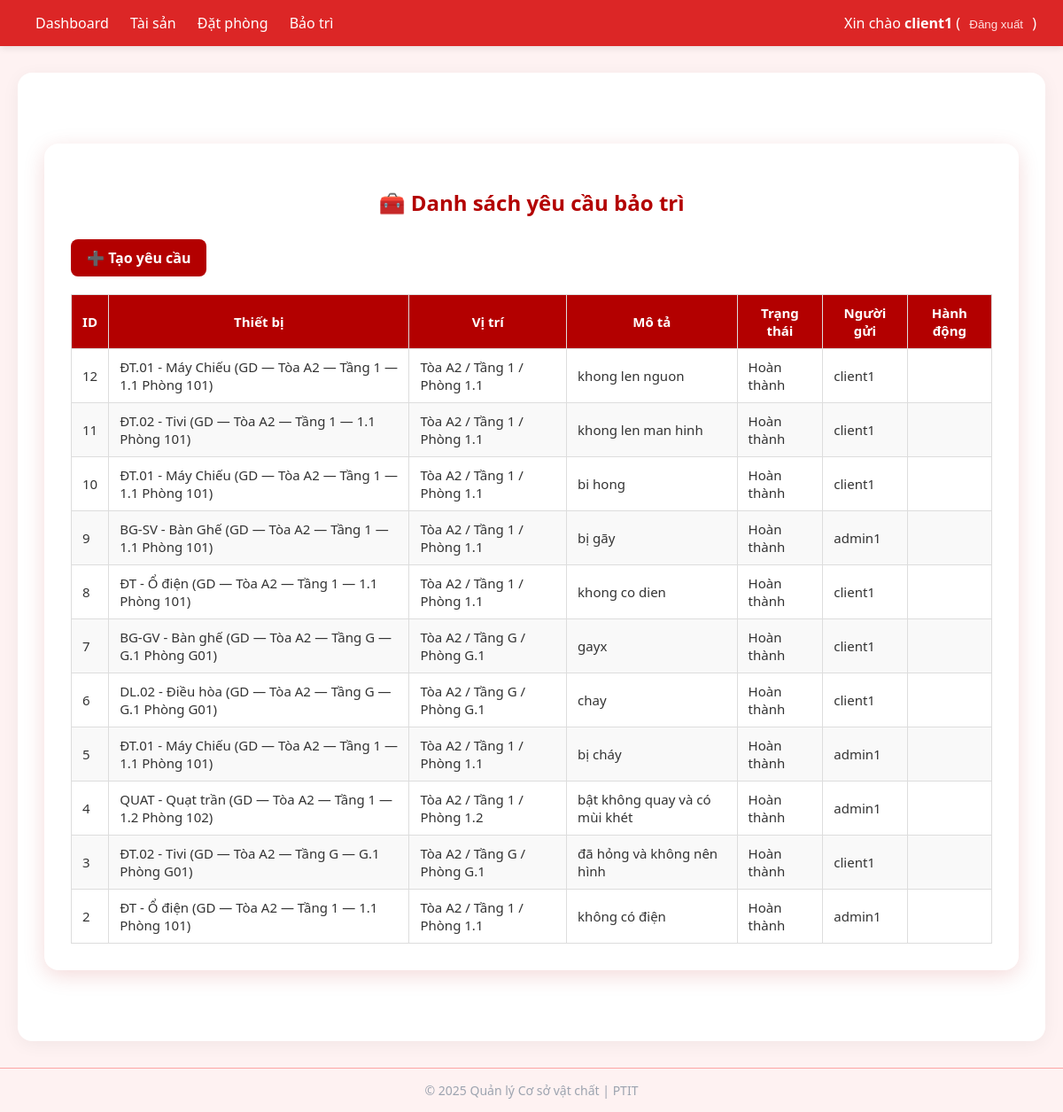
Page /maintenance/ (signed in) on the committed database.
### core/models.py (models this page shows, shortened)
class MaintenanceRequest(models.Model):
    STATUS_PENDING = 'pending'
    STATUS_IN_PROGRESS = 'in_progress'
    STATUS_DONE = 'done'
    STATUS_CHOICES = [
        (STATUS_PENDING, 'Đang chờ'),
        (STATUS_IN_PROGRESS, 'Đang xử lý'),
        (STATUS_DONE, 'Hoàn thành'),
    ]
    equipment = models.ForeignKey(Equipment, on_delete=models.CASCADE, related_name='requests', null=True, blank=True)
    created_by = models.ForeignKey(settings.AUTH_USER_MODEL, on_delete=models.SET_NULL, null=True, blank=True)
    description = models.TextField()
    note = models.TextField(blank=True)
    status = models.CharField(max_length=20, choices=STATUS_CHOICES, default=STATUS_PENDING)
    created_at = models.DateTimeField(auto_now_add=True)
    updated_at = models.DateTimeField(auto_now=True)

class Equipment(models.Model):
    STATUS_READY = 'ready'
    STATUS_MAINT = 'maint'
    STATUS_BROKEN = 'broken'
    STATUS_CHOICES = [
        (STATUS_READY, 'Sẵn sàng'),
        (STATUS_MAINT, 'Đang bảo trì'),
        (STATUS_BROKEN, 'Đã hỏng'),
    ]
    room = models.ForeignKey(Room, on_delete=models.CASCADE, related_name='equipments')
    code = models.CharField(max_length=50)
    name = models.CharField(max_length=200)
    description = models.TextField(blank=True)
    status = models.CharField(max_length=10, choices=STATUS_CHOICES, default=STATUS_READY)
    class Meta:
        unique_together = ('room', 'code')
    def __str__(self):
        return f"{self.code} - {self.name} ({self.room})"

class Room(models.Model):
    ROOM_READY = 'ready'
    ROOM_OCCUPIED = 'occupied'
    ROOM_MAINTENANCE = 'maintenance'
    ROOM_STATUS_CHOICES = [
        (ROOM_READY, 'Sẵn sàng'),
        (ROOM_OCCUPIED, 'Đang được sử dụng'),
        (ROOM_MAINTENANCE, 'Đang sửa chữa'),
    ]
    floor = models.ForeignKey(Floor, on_delete=models.CASCADE, related_name='rooms')
    code = models.CharField(max_length=50)
    name = models.CharField(max_length=200, blank=True)
    status = models.CharField(
        max_length=15,
        choices=ROOM_STATUS_CHOICES,
        default=ROOM_READY
    )
    class Meta:
        unique_together = ('floor', 'code')
    def __str__(self):
        floor_label = str(self.floor)
        room_label = f"{self.code} {self.name}".strip()
        return f"{floor_label} — {room_label}"

class Floor(models.Model):
    building = models.ForeignKey(Building, on_delete=models.CASCADE, related_name='floors')
    number = models.CharField(max_length=20)
    name = models.CharField(max_length=200, blank=True)
    class Meta:
        unique_together = ('building', 'number')
    def __str__(self):
        building_part = f"{self.building.code} — {self.building.name}"
        floor_part = self.name if self.name else f"Tầng {self.number}"
        return f"{building_part} — {floor_part}"

class Building(models.Model):
    code = models.CharField(max_length=50, unique=True)
    name = models.CharField(max_length=200)
    description = models.TextField(blank=True)

### core/views.py (the view)
# urls.py: path('maintenance/', views.maintenance_list, name='maintenance_list'),
@login_required
def maintenance_list(request):
    requests = MaintenanceRequest.objects.select_related('equipment__room__floor__building', 'created_by').all().order_by('-created_at')
    return render(request, 'core/maintenance_list.html', {'requests': requests})

### templates/core/maintenance_list.html (shortened to what this page needs)
{% extends 'core/base.html' %}
{% block content %}
<div class="maint-table-container">
  <h2>🧰 Danh sách yêu cầu bảo trì</h2>
  <a class="button" href="{% url 'maintenance_create' %}">➕ Tạo yêu cầu</a>
  <table>
    <thead>
      <tr>
        <th>ID</th>
        <th>Thiết bị</th>
        <th>Vị trí</th>
        <th>Mô tả</th>
        <th>Trạng thái</th>
        <th>Người gửi</th>
        <th>Hành động</th>
      </tr>
    </thead>
    <tbody>
      {% for r in requests %}
        <tr>
          <td>{{ r.id }}</td>
          <td>{{ r.equipment }}</td>
          <td>{{ r.equipment.room.floor.building.name }} /
              Tầng {{ r.equipment.room.floor.number }} /
              Phòng {{ r.equipment.room.code }}</td>
          <td>{{ r.description }}</td>
          <td>{{ r.get_status_display }}</td>
          <td>{{ r.created_by }}</td>
          <td>
          </td>
        </tr>
      {% empty %}
        <tr><td colspan="7" style="text-align:center;">Không có yêu cầu</td></tr>
      {% endfor %}
    </tbody>
  </table>
</div>
{% endblock %}

### templates/core/base.html (shortened to what this page needs)
<!doctype html>
<html lang="vi">
  <head>
    <link rel="stylesheet" href="https://cdnjs.cloudflare.com/ajax/libs/mini.css/3.0.1/mini-default.min.css">
  </head>
  <body>
    <header>
      <div class="nav-links">
        <a href="{% url 'dashboard' %}">Dashboard</a>
        <a href="{% url 'asset_hierarchy' %}">Tài sản</a>
        <a href="{% url 'room_booking_list' %}">Đặt phòng</a>
        <a href="{% url 'maintenance_list' %}">Bảo trì</a>
      </div>
      <div class="user-info">
        {% if user.is_authenticated %}
          Xin chào <strong>{{ user.username }}</strong> (
          <form method="post" action="{% url 'logout' %}" style="display:inline">
            <button type="submit">Đăng xuất</button>
          </form>
          )
        {% else %}
          <a href="{% url 'login' %}">Đăng nhập</a>
        {% endif %}
      </div>
    </header>
    <main class="container">
      {% block content %}{% endblock %}
    </main>
    <footer>
      © 2025 Quản lý Cơ sở vật chất | PTIT
    </footer>
  </body>
</html>

### templates/core/base.html (style rules this page uses)
body { background: #fef2f2; font-family: "Segoe UI", Roboto, sans-serif; margin: 0; color: #333; }
header { background: #dc2626; color: white; padding: 15px 30px; display: flex; align-items: center; justify-content: space-between; box-shadow: 0 2px 8px rgba(0,0,0,0.1); }
header a { color: white; text-decoration: none; font-weight: 500; margin: 0 10px; transition: color 0.3s; }
header form button { color: #fee2e2; font-weight: 500; border: none; background: none; cursor: pointer; transition: color 0.3s; }
main.container { max-width: 1100px; margin: 30px auto; background: white; padding: 30px; border-radius: 16px; box-shadow: 0 4px 20px rgba(0,0,0,0.05); animation: fadeIn 0.4s ease-in-out; }
h1, h2, h3 { color: #991b1b; }
footer { text-align: center; padding: 15px; color: #9ca3af; font-size: 14px; background: #fef2f2; border-top: 1px solid #fca5a5; }

### templates/core/maintenance_list.html (style rules this page uses)
.maint-table-container { max-width: 1100px; margin: 50px auto; background: #fff; padding: 30px; border-radius: 16px; box-shadow: 0 6px 25px rgba(179, 0, 0, 0.15); animation: fadeIn 0.4s ease-in-out; font-family: "Segoe UI", sans-serif; }
.maint-table-container h2 { text-align: center; color: #b30000; font-weight: 700; margin-bottom: 25px; }
.maint-table-container .button { display: inline-block; background-color: #b30000; color: white; padding: 10px 18px; border-radius: 8px; text-decoration: none; font-weight: 600; margin-bottom: 20px; transition: background 0.3s, transform 0.2s; }
.maint-table-container table { width: 100%; border-collapse: collapse; font-size: 15px; }
.maint-table-container th, .maint-table-container td { border: 1px solid #ddd; padding: 10px 12px; text-align: left; vertical-align: middle; }
.maint-table-container th { background-color: #b30000; color: white; text-align: center; }
.maint-table-container tr:nth-child(even) { background-color: #f9f9f9; }
.maint-table-container a { color: #b30000; font-weight: 600; text-decoration: none; }

### rows in the picture
MaintenanceRequest: id "12", equipment "ĐT.01 - Máy Chiếu (GD — Tòa A2 — Tầng 1 — 1.1 Phòng 101)", equipment.room.floor.building.name "Tòa A2", equipment.room.floor.number "1", equipment.room.code "1.1", description "khong len nguon", status "Hoàn thành", created_by "client1"
MaintenanceRequest: id "11", equipment "ĐT.02 - Tivi (GD — Tòa A2 — Tầng 1 — 1.1 Phòng 101)", equipment.room.floor.building.name "Tòa A2", equipment.room.floor.number "1", equipment.room.code "1.1", description "khong len man hinh", status "Hoàn thành", created_by "client1"
MaintenanceRequest: id "10", equipment "ĐT.01 - Máy Chiếu (GD — Tòa A2 — Tầng 1 — 1.1 Phòng 101)", equipment.room.floor.building.name "Tòa A2", equipment.room.floor.number "1", equipment.room.code "1.1", description "bi hong", status "Hoàn thành", created_by "client1"
MaintenanceRequest: id "9", equipment "BG-SV - Bàn Ghế (GD — Tòa A2 — Tầng 1 — 1.1 Phòng 101)", equipment.room.floor.building.name "Tòa A2", equipment.room.floor.number "1", equipment.room.code "1.1", description "bị gãy", status "Hoàn thành", created_by "admin1"
MaintenanceRequest: id "8", equipment "ĐT - Ổ điện (GD — Tòa A2 — Tầng 1 — 1.1 Phòng 101)", equipment.room.floor.building.name "Tòa A2", equipment.room.floor.number "1", equipment.room.code "1.1", description "khong co dien", status "Hoàn thành", created_by "client1"
MaintenanceRequest: id "7", equipment "BG-GV - Bàn ghế (GD — Tòa A2 — Tầng G — G.1 Phòng G01)", equipment.room.floor.building.name "Tòa A2", equipment.room.floor.number "G", equipment.room.code "G.1", description "gayx", status "Hoàn thành", created_by "client1"
MaintenanceRequest: id "6", equipment "DL.02 - Điều hòa (GD — Tòa A2 — Tầng G — G.1 Phòng G01)", equipment.room.floor.building.name "Tòa A2", equipment.room.floor.number "G", equipment.room.code "G.1", description "chay", status "Hoàn thành", created_by "client1"
MaintenanceRequest: id "5", equipment "ĐT.01 - Máy Chiếu (GD — Tòa A2 — Tầng 1 — 1.1 Phòng 101)", equipment.room.floor.building.name "Tòa A2", equipment.room.floor.number "1", equipment.room.code "1.1", description "bị cháy", status "Hoàn thành", created_by "admin1"
MaintenanceRequest: id "4", equipment "QUAT - Quạt trần (GD — Tòa A2 — Tầng 1 — 1.2 Phòng 102)", equipment.room.floor.building.name "Tòa A2", equipment.room.floor.number "1", equipment.room.code "1.2", description "bật không quay và có mùi khét", status "Hoàn thành", created_by "admin1"
MaintenanceRequest: id "3", equipment "ĐT.02 - Tivi (GD — Tòa A2 — Tầng G — G.1 Phòng G01)", equipment.room.floor.building.name "Tòa A2", equipment.room.floor.number "G", equipment.room.code "G.1", description "đã hỏng và không nên hình", status "Hoàn thành", created_by "client1"
MaintenanceRequest: id "2", equipment "ĐT - Ổ điện (GD — Tòa A2 — Tầng 1 — 1.1 Phòng 101)", equipment.room.floor.building.name "Tòa A2", equipment.room.floor.number "1", equipment.room.code "1.1", description "không có điện", status "Hoàn thành", created_by "admin1"

### other values in the picture
{{ user.username }} "client1"
